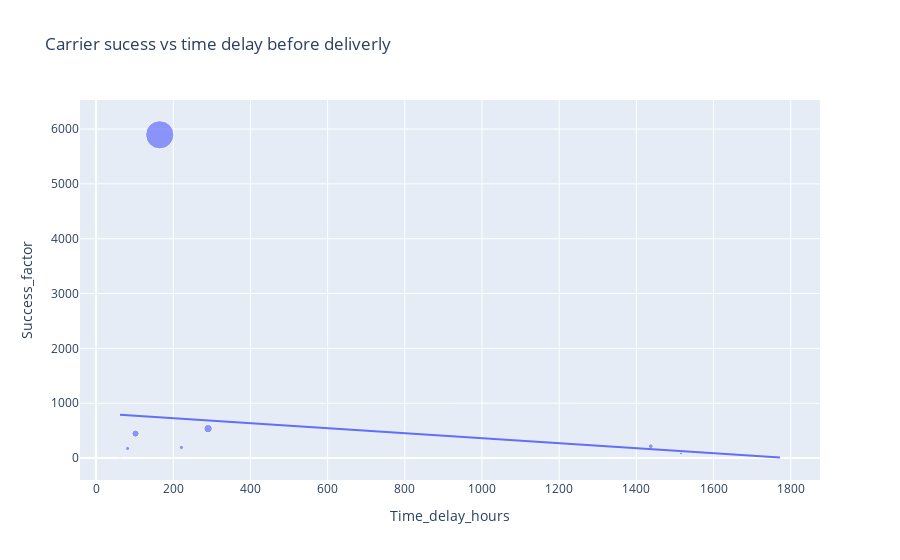

The cell this chart's notebook holds for it:
### Code cell
# using plotly express to plot an interactive scatter plot
fig = px.scatter(carrier_perf, x="Time_delay_hours", y="Success_factor", 
                 trendline="ols", size="TOTAL_COST", 
                 title='Carrier sucess vs time delay before deliverly')
fig.show()

### Figure 1 — Plotly figure (JSON) as saved in the notebook; plotly's stock layout.template omitted (floating-point values rounded to 4 significant figures)
{"data": [{"hovertemplate": "Time_delay_hours=%{x}<br>Success_factor=%{y}<br>TOTAL_COST=%{marker.size}<extra></extra>", "legendgroup": "", "marker": {"color": "#636efa", "size": [22123039, 1916194, 1446024, 643736, 518687, 505548, 307732, 257258, 99857, 86126, 139338, 12963, 43230, 8756, 3224, 739], "sizemode": "area", "sizeref": 55310.0, "symbol": "circle"}, "mode": "markers", "name": "", "orientation": "v", "showlegend": false, "type": "scatter", "x": [165.0, 290.2, 102.2, 1437.0, 221.1, 81.63, 1552.0, 1516.0, 1607.0, 103.5, 1713.0, 89.22, 62, 1772.0, 578, 141], "xaxis": "x", "y": [5894.0, 536.3, 446.0, 215.7, 192.8, 174.4, 111.1, 83.41, 76.71, 72.5, 45.64, 12.0, 10.12, 4.308, 1.446, 0.93], "yaxis": "y"}, {"hovertemplate": "<b>OLS trendline</b><br>Success_factor = -0.456712 * Time_delay_hours + 818.595<br>R<sup>2</sup>=0.051747<br><br>Time_delay_hours=%{x}<br>Success_factor=%{y} <b>(trend)</b><extra></extra>", "legendgroup": "", "marker": {"color": "#636efa", "symbol": "circle"}, "mode": "lines", "name": "", "showlegend": false, "type": "scatter", "x": [62, 81.63, 89.22, 102.2, 103.5, 141, 165.0, 221.1, 290.2, 578, 1437.0, 1516.0, 1552.0, 1607.0, 1713.0, 1772.0], "xaxis": "x", "y": [790.3, 781.3, 777.8, 771.9, 771.3, 754.2, 743.2, 717.6, 686.0, 554.6, 162.2, 126.4, 110.0, 84.88, 36.47, 9.236], "yaxis": "y"}], "layout": {"legend": {"itemsizing": "constant", "tracegroupgap": 0}, "title": {"text": "Carrier sucess vs time delay before deliverly"}, "xaxis": {"anchor": "y", "domain": [0, 1], "title": {"text": "Time_delay_hours"}}, "yaxis": {"anchor": "x", "domain": [0, 1], "title": {"text": "Success_factor"}}}}
